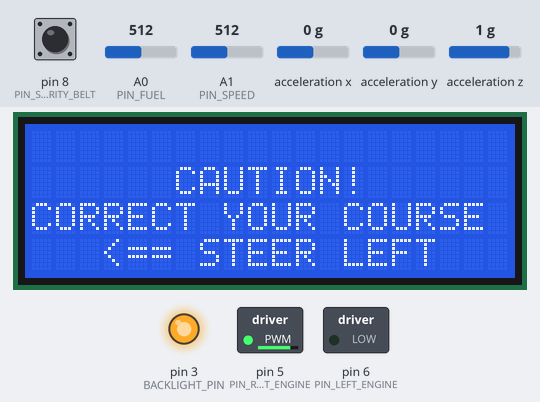
Simulated run of this sketch. Board: Arduino Uno, built with avr-gcc and run on an emulated ATmega328P. Parts: 20×4 character LCD, switched loads named in the sketch (green lamp = pin HIGH), output pins drawn as LEDs (lit = HIGH). Wiring (inferred from the names in the program): ADXL345 accelerometer at I2C address 0x53. Dashed ring = blinking. The test bench sets the inputs (shaded band); at power-on: acceleration z 1 g, A1 (PIN_SPEED) = 512, A0 (PIN_FUEL) = 512, acceleration x 0 g, acceleration y 0 g, pin 8 (PIN_SECURITY_BELT) HIGH.

Above: at 2.2 s.
2.3 s: acceleration z set to -0.8 g
At 5.0 s:
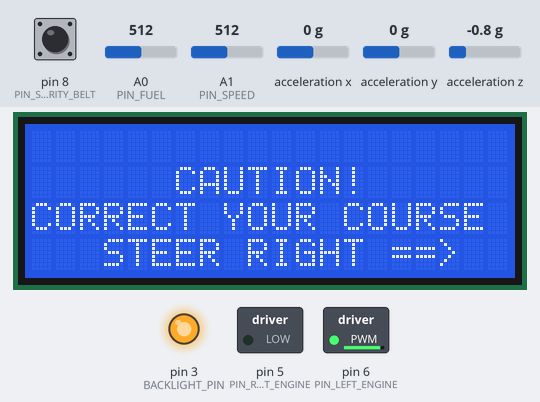
9.3 s: A1 (PIN_SPEED) set to 992
At 12.71 s:
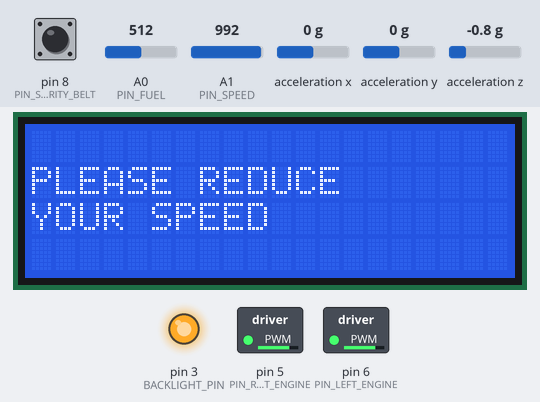
13.9 s: A0 (PIN_FUEL) set to 306
At 15.98 s:
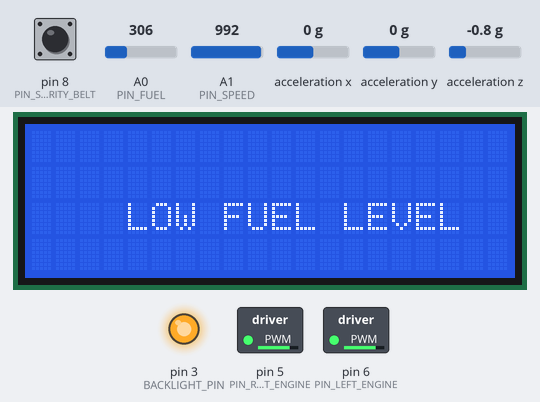
18.2 s: acceleration x set to -1.4 g
At 25.1 s:
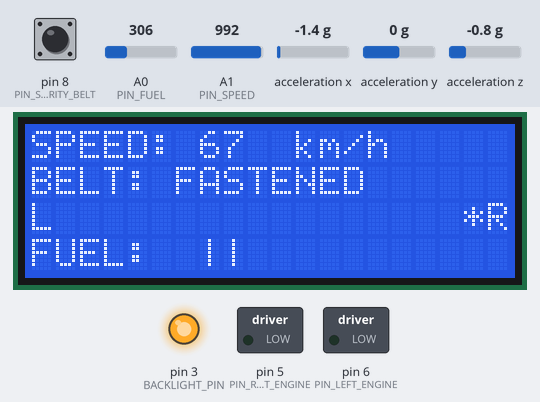
25.2 s: acceleration y set to 1.4 g
At 27.8 s:
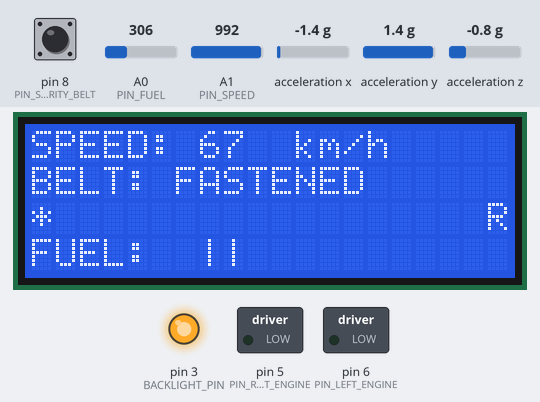
32.2 s: A0 (PIN_FUEL) set to 393
39.2 s: A0 (PIN_FUEL) set to 424
At 42.2 s:
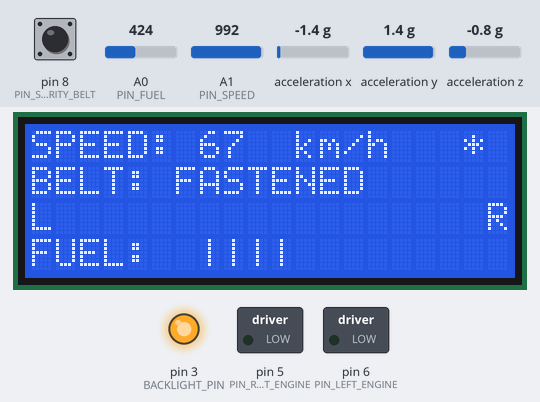
Timing chart, 0 to 47.2 s (numbered marks = the images above; inputs shaded):
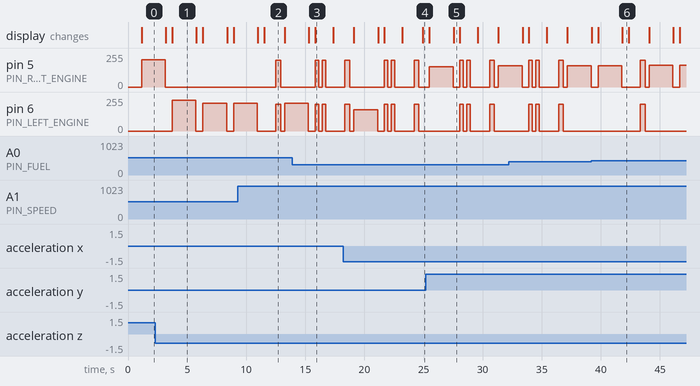

Measured:
- the behaviour switches between 409 and 410 on A0 (PIN_FUEL) (found by bisection; images 5 and 6)
- after the input at 2.3 s, pin 5 (PIN_RIGHT_ENGINE): goes on until 3.1 s, then stays 0/255; pin 6 (PIN_LEFT_ENGINE): 0/255 → 231/255 after 1.4 s, → 0/255 2.0 s later, → 210/255 0.60 s later, → 0/255 2.0 s later, … (5 changes in this stretch); the display: first differs from a run without the input after 1.4 s (image 1)
- after the input at 9.3 s, pin 5 (PIN_RIGHT_ENGINE): 0/255 → 199/255 after 3.2 s, → 0/255 0.41 s later; the display: first differs from a run without the input after 2.2 s (image 2)
- after the input at 13.9 s, pin 5 (PIN_RIGHT_ENGINE): alternates 200/255 for 0.30 s and 0/255 for 0.30 s, 4 changes in all, then stays 0/255, starting after 1.9 s; the display: first differs from a run without the input after 1.9 s (image 3)
- after the input at 18.2 s, the display: first differs from a run without the input after 6.7 s (image 4)
- after the input at 25.2 s, the display: first changes after 0.29 s (image 5 shows a later state)
- what the display in image 1 shows lasts 2.1 s, from 3.7 s to 5.8 s

The sketch:

haptic_wheel.ino
```cpp
// (licence header left out)
/***********************************************************************/
//DECLARATIONS
/***********************************************************************/
//FEEDBACK
/***********************************************************************/
#define PWM_LEVEL_HIGH 200
#define PWM_LEVEL_MEDIUM 120
#define PWM_LEVEL_NONE 0
#define PIN_LEFT_ENGINE 6
#define PIN_RIGHT_ENGINE 5
/***********************************************************************/
//GYRO
/***********************************************************************/
#include <ADXL345.h>
const float alpha = 0.5;
double fXg = 0;
double fYg = 0;
double fZg = 0;
ADXL345 acc;
int steering_wheel_position_reading=0;
/***********************************************************************/
//SCREEN
/***********************************************************************/
#include <Wire.h>
#include <LiquidCrystal_I2C.h>
#define BACKLIGHT_PIN     3
LiquidCrystal_I2C lcd(0x27, 2, 1, 0, 4, 5, 6, 7, BACKLIGHT_PIN, POSITIVE);  // Set the LCD I2C address
/***********************************************************************/
//SECURITY BELT
/***********************************************************************/
#define PIN_SECURITY_BELT 8
#define SECURITY_BELT_TIMEOUT 5000
int security_belt_status = 0;
long security_belt_last_checked = 0;
/***********************************************************************/
//SENSORS
/***********************************************************************/
#define PIN_FUEL 14
#define FUEL_LEVEL_TIMEOUT 5000
#define FUEL_LEVEL_MIN 50
long fuel_level_last_checked = 0;
int fuel_level = 0;

#define PIN_SPEED 15
#define SPEED_LEVEL_TIMEOUT 5000
int speed_level = 0;
long speed_level_last_checked = 0;

int direction_level = 90;
/****************************************************/

void setup() {

  acc.begin();

  pinMode(PIN_LEFT_ENGINE,OUTPUT);
  pinMode(PIN_RIGHT_ENGINE,OUTPUT);
  pinMode(PIN_SECURITY_BELT,INPUT);
  digitalWrite(PIN_SECURITY_BELT,HIGH); //Activate pull-up resistor on PIN_SECURITY_BELT

  Serial.begin(9600);

  pinMode (BACKLIGHT_PIN, OUTPUT);
  digitalWrite (BACKLIGHT_PIN, HIGH);


  lcd.begin(20,4);
  lcd.home ();
  lcd.print("** HELLO HACKERS! **");
  lcd.setCursor ( 2, 1 );
  lcd.print (" Let's hack!  ");
  delay (1000);
}

void loop() {
  lcd.home();
  update_sensors();
  show_main();
}
```

feedback.ino
```cpp
// (licence header left out)
void fuel_level_feedback(){
   for(int i=0; i<2; i++){
     analogWrite(PIN_LEFT_ENGINE,PWM_LEVEL_HIGH);
     analogWrite(PIN_RIGHT_ENGINE,PWM_LEVEL_HIGH);
     delay(300);
     analogWrite(PIN_LEFT_ENGINE,0);
     analogWrite(PIN_RIGHT_ENGINE,0);
     delay(300);
   }

 }
 void security_belt_feedback(){
     analogWrite(PIN_LEFT_ENGINE,PWM_LEVEL_HIGH);
     analogWrite(PIN_RIGHT_ENGINE,PWM_LEVEL_HIGH);
     delay(300);
     analogWrite(PIN_LEFT_ENGINE,0);
     analogWrite(PIN_RIGHT_ENGINE,0);

 }

 void speed_level_feedback(){
   for(int i=0; i< PWM_LEVEL_HIGH; i++){
     analogWrite(PIN_LEFT_ENGINE,i);
     analogWrite(PIN_RIGHT_ENGINE,i);
     delay(5);
   }
     delay(400);
     analogWrite(PIN_LEFT_ENGINE,0);
     analogWrite(PIN_RIGHT_ENGINE,0);

 }

  void direction_level_feedback(int direction_level){
   int power;
   if(direction_level > 120){
     power = map(direction_level,120,180,150,PWM_LEVEL_HIGH);
     analogWrite(PIN_LEFT_ENGINE,power);
     delay(2000);
     analogWrite(PIN_LEFT_ENGINE,0);
   }
   else{
     power = map(direction_level,60,0,150,PWM_LEVEL_HIGH);
     analogWrite(PIN_RIGHT_ENGINE,power);
     delay(2000);
     analogWrite(PIN_RIGHT_ENGINE,0);
   }

 }
```

gyro.ino
```cpp
// (licence header left out)
int  get_direction_gyro()
{
	double pitch, roll, Xg, Yg, Zg;
	acc.read(&Xg, &Yg, &Zg);

	//Low Pass Filter
	fXg = Xg * alpha + (fXg * (1.0 - alpha));
	fYg = Yg * alpha + (fYg * (1.0 - alpha));
	fZg = Zg * alpha + (fZg * (1.0 - alpha));

	//Roll & Pitch Equations
	roll  = (atan2(-fYg, fZg)*180.0)/M_PI;
	pitch = (atan2(fXg, sqrt(fYg*fYg + fZg*fZg))*180.0)/M_PI;

	//Serial.print(pitch);
	//Serial.print(":");
	//Serial.println(roll);
        if(roll > 21) return map(-1*pitch,80,2,90,180);
        else return map(-1*pitch,80,2,90,0);

}
```

screen.ino
```cpp
// (licence header left out)
void imprimir_mensaje(int msg){
  lcd.clear();
  switch(msg){
    case 1:
        lcd.setCursor(4,2);
        lcd.print("LOW FUEL LEVEL");
        //delay(3000);
        //lcd.clear();
    break;//llamar vibracion
    case 2:
        lcd.setCursor(0,1);
        lcd.print("PLEASE FASTEN");
        lcd.setCursor(0,2);
        lcd.print("YOUR BELT");
        //delay(2000);
        //lcd.clear();
        break;
    case 3:
        lcd.setCursor(0,1);
        lcd.print("PLEASE REDUCE");
        lcd.setCursor(0,2);
        lcd.print("YOUR SPEED");
        break;
    case 4:
        lcd.setCursor(6,1);
        lcd.print("CAUTION!");
        lcd.setCursor(0,2);
        lcd.print("CORRECT YOUR COURSE");
        lcd.setCursor(3,3);
        lcd.print("<== STEER LEFT");
        break;
    case 5:
        lcd.setCursor(6,1);
        lcd.print("CAUTION!");
        lcd.setCursor(0,2);
        lcd.print("CORRECT YOUR COURSE");
        lcd.setCursor(3,3);
        lcd.print("STEER RIGHT ==>");
        break;
    default:
    break;

    }
}

void show_main(){
  lcd.clear();
      lcd.setCursor ( 0, 0 );
      lcd.print ("SPEED:");
      lcd.setCursor ( 11, 0 );
      lcd.print ("km/h");
      lcd.setCursor ( 0, 1 );
      lcd.setCursor ( 0, 3 );
      lcd.print ("FUEL:");

      lcd.setCursor ( 0, 2 );
      lcd.print ("L");
      lcd.setCursor ( 19, 2 );
      lcd.print ("R");
      lcd.setCursor ( 7, 3 );

      for(int i=0; i< fuel_level; i++) {
        lcd.print ("|");
      }
      lcd.setCursor(map(direction_level,60,120,1,18),2);
      lcd.print('*');
      lcd.setCursor ( 7, 0 );
      lcd.print(speed_level);
      lcd.setCursor ( 0, 1 );
      if(security_belt_status==0){
         lcd.print ("BELT: NOT FASTENED");
      }else{
        lcd.print ("BELT: FASTENED");
       }

   delay (500);

  }
```

sensors.ino
```cpp
// (licence header left out)
void update_sensors(){
  update_fuel_level();
  update_security_belt();
  update_speed();
  update_direction();
}

void update_security_belt(){
  security_belt_status = digitalRead(PIN_SECURITY_BELT);
  if(security_belt_status == LOW){
    security_belt_notify();
    delay(500);
  }
}

void security_belt_notify(){
  if(millis()-security_belt_last_checked > SECURITY_BELT_TIMEOUT){
    security_belt_last_checked = millis();
    imprimir_mensaje(2);
    security_belt_feedback();
    delay(500);
  }
}

void update_fuel_level(){
  fuel_level = analogRead(PIN_FUEL);
  fuel_level = map(fuel_level,0,1023,0,10);
  if(fuel_level <= 3) fuel_level_notify();
}

void fuel_level_notify(){
    if(millis()-fuel_level_last_checked > FUEL_LEVEL_TIMEOUT){
    fuel_level_last_checked = millis();
    imprimir_mensaje(1);
    fuel_level_feedback();
    delay(300);
  }
}

void update_speed(){
  speed_level = analogRead(PIN_SPEED);
  speed_level = map(speed_level,0,1023,0,70);
  if(speed_level > 50) speed_level_notify();
}

void speed_level_notify(){
    if(millis()-speed_level_last_checked > SPEED_LEVEL_TIMEOUT){
    speed_level_last_checked = millis();
    imprimir_mensaje(3);
    speed_level_feedback();
    delay(300);
  }
}

void update_direction(){
  direction_level = get_direction_gyro();
  if(direction_level > 120 || direction_level < 60) direction_level_notify(direction_level);
}

void direction_level_notify(int direction_level){
  if(direction_level > 120){
    imprimir_mensaje(5);
  }
  else{
    imprimir_mensaje(4);
  }
  direction_level_feedback(direction_level);
}
```
